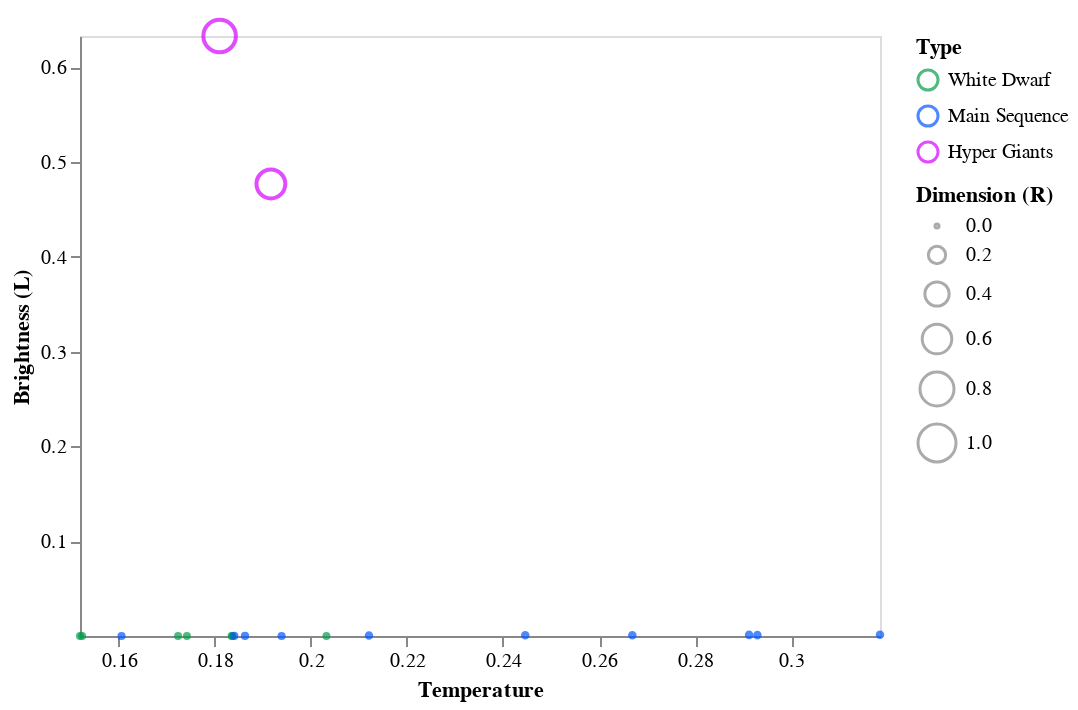

The notebook cell this image was saved under:
### Markdown cell above
In questo grafico possiamo vedere come in questa classe spettrale siano presenti quattro tipi diversi di stelle di dimensione, luminosità e temperatura variabile. Bisogna notare come la temperatura di tutte le stelle di questa classe spettrale non sia vicina allo zero e nemmeno vicina all'uno: si pongono nei valori centrali del dataset

Le stelle di dimensione maggiore appartengono al gruppo delle Hyper Giants mentre le stelle delle altre tre categorie sono molto piccole. A tal proprosito è possibile notare come le White Dwarf siano talmente piccole da perdersi nel grafico, le Super Giants sono le stelle che si trovano più a destra del grafico e quindi le più calde mentre le Main Sequence hanno una luminosità bassissima, prossima allo zero

### Code cell
data = dataset[dataset['Spectral_Class'] == 'A']

dom = ['White Dwarf', 'Main Sequence', 'Hyper Giants']
rng = ['#029c49', '#0055ff', '#d400ff']

alt.Chart(data).mark_point().encode( 
    
    x = alt.X('Temperature',
         scale = alt.Scale(domain = (min(data.Temperature), max(data.Temperature))),
         axis = alt.Axis(format='K', title='Temperature', grid = False)
         ),
    
    y = alt.Y('L',
         scale = alt.Scale(domain = (min(data.L), max(data.L))),
         axis = alt.Axis(format='K', title='Brightness (L)', grid = False)
         ),
    
    size = alt.Size('R', 
                    scale = alt.Scale(domain = [0, 1]), 
                    legend = alt.Legend(title = 'Dimension (R)')
                   ),
    
    color = alt.Color('Type', scale=alt.Scale(domain=dom, range=rng)
                     )
    
)

### Figure 1 — Vega-Lite specification as saved in the notebook (floating-point values rounded to 4 significant figures)
{"config": {"view": {"continuousWidth": 400, "continuousHeight": 300}}, "data": {"name": "data-c61037aa1bc7fc69bfe0c01ed1ab28b9"}, "mark": "point", "encoding": {"color": {"type": "nominal", "field": "Type", "scale": {"domain": ["White Dwarf", "Main Sequence", "Hyper Giants"], "range": ["#029c49", "#0055ff", "#d400ff"]}}, "size": {"type": "quantitative", "field": "R", "legend": {"title": "Dimension (R)"}, "scale": {"domain": [0, 1]}}, "x": {"type": "quantitative", "axis": {"format": "K", "grid": false, "title": "Temperature"}, "field": "Temperature", "scale": {"domain": [0.152, 0.3185]}}, "y": {"type": "quantitative", "axis": {"format": "K", "grid": false, "title": "Brightness (L)"}, "field": "L", "scale": {"domain": [7.064e-11, 0.6328]}}}, "$schema": "https://vega.github.io/schema/vega-lite/v4.8.1.json", "datasets": {"data-c61037aa1bc7fc69bfe0c01ed1ab28b9": [{"Temperature": 0.1524, "L": 4.827e-10, "R": 2.022e-06, "A_M": 0.8111, "Color": "White", "Spectral_Class": "A", "Type": "White Dwarf"}, {"Temperature": 0.1724, "L": 4.945e-10, "R": 8.211e-07, "A_M": 0.8261, "Color": "White", "Spectral_Class": "A", "Type": "White Dwarf"}, {"Temperature": 0.1742, "L": 8.594e-10, "R": 6.672e-07, "A_M": 0.8168, "Color": "Blue-White", "Spectral_Class": "A", "Type": "White Dwarf"}, {"Temperature": 0.1606, "L": 1.024e-05, "R": 0.0009195, "A_M": 0.4484, "Color": "White", "Spectral_Class": "A", "Type": "Main Sequence"}, {"Temperature": 0.1837, "L": 5.651e-10, "R": 5.645e-07, "A_M": 0.8036, "Color": "White", "Spectral_Class": "A", "Type": "White Dwarf"}, {"Temperature": 0.2033, "L": 4.356e-10, "R": 1.283e-06, "A_M": 0.8099, "Color": "Blue-White", "Spectral_Class": "A", "Type": "White Dwarf"}, {"Temperature": 0.1863, "L": 5.298e-05, "R": 0.001345, "A_M": 0.4181, "Color": "Blue-White", "Spectral_Class": "A", "Type": "Main Sequence"}, {"Temperature": 0.2446, "L": 0.0007911, "R": 0.003578, "A_M": 0.3008, "Color": "Blue-White", "Spectral_Class": "A", "Type": "Main Sequence"}, {"Temperature": 0.2669, "L": 0.0008111, "R": 0.003593, "A_M": 0.3734, "Color": "Blue-White", "Spectral_Class": "A", "Type": "Main Sequence"}, {"Temperature": 0.1835, "L": 2.355e-10, "R": 2.002e-07, "A_M": 0.8377, "Color": "Blue-White", "Spectral_Class": "A", "Type": "White Dwarf"}, {"Temperature": 0.152, "L": 7.064e-11, "R": 1.95e-07, "A_M": 0.8358, "Color": "White", "Spectral_Class": "A", "Type": "White Dwarf"}, {"Temperature": 0.1841, "L": 4.474e-05, "R": 0.001272, "A_M": 0.3765, "Color": "Blue-White", "Spectral_Class": "A", "Type": "Main Sequence"}, {"Temperature": 0.3185, "L": 0.001286, "R": 0.002944, "A_M": 0.3089, "Color": "Blue-White", "Spectral_Class": "A", "Type": "Main Sequence"}, {"Temperature": 0.2912, "L": 0.001175, "R": 0.003183, "A_M": 0.3296, "Color": "Blue-White", "Spectral_Class": "A", "Type": "Main Sequence"}, {"Temperature": 0.2121, "L": 0.0006499, "R": 0.003001, "A_M": 0.3731, "Color": "Blue-White", "Spectral_Class": "A", "Type": "Main Sequence"}, {"Temperature": 0.293, "L": 0.0009277, "R": 0.003071, "A_M": 0.369, "Color": "Blue-White", "Spectral_Class": "A", "Type": "Main Sequence"}, {"Temperature": 0.1939, "L": 3.414e-05, "R": 0.0009759, "A_M": 0.4114, "Color": "Blue-White", "Spectral_Class": "A", "Type": "Main Sequence"}, {"Temperature": 0.181, "L": 0.6328, "R": 0.7303, "A_M": 0.03721, "Color": "White", "Spectral_Class": "A", "Type": "Hyper Giants"}, {"Temperature": 0.1917, "L": 0.4767, "R": 0.5707, "A_M": 0.02158, "Color": "White", "Spectral_Class": "A", "Type": "Hyper Giants"}]}}
